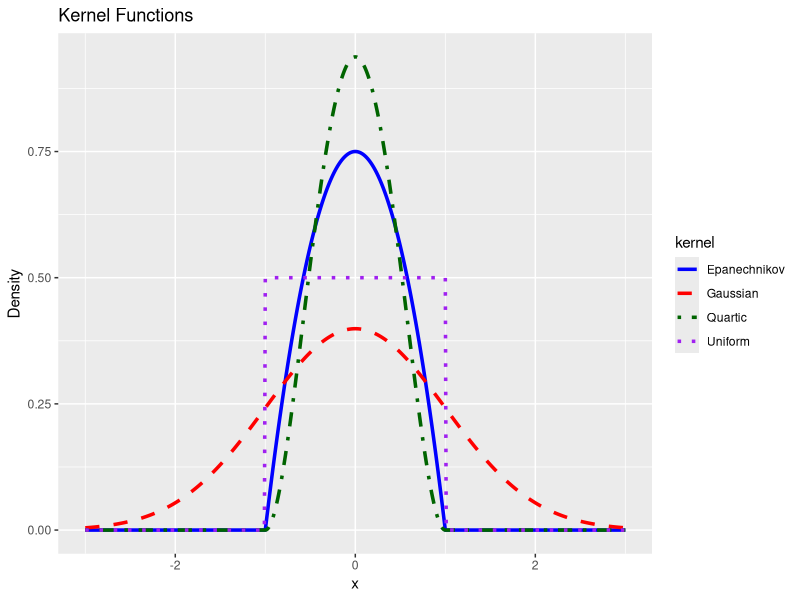

Reproduce this figure in R.
# Load necessary libraries
library(ggplot2)
library(dplyr)  # Ensure dplyr is loaded

## =====================================================
## 1. Prepare environment & set working directory
## =====================================================

# Set working directory (optional for RStudio users)
if (requireNamespace("rstudioapi", quietly = TRUE) && rstudioapi::isAvailable()) {
  setwd(dirname(rstudioapi::getActiveDocumentContext()$path))
}

## =====================================================
## 2. Define kernel functions
## =====================================================

func_uniform <- function(x) {
  return(ifelse(abs(x) <= 1, 0.5, 0)) # Uniform kernel
}

func_gaussian <- function(x) {
  return(dnorm(x)) # Gaussian kernel
}

func_epan <- function(x) {
  return(ifelse(abs(x) <= 1, 0.75 * (1 - x^2), 0)) # Epanechnikov kernel
}

func_quartic <- function(x) {
  return(ifelse(abs(x) <= 1, 15/16 * (1 - x^2)^2, 0)) # Quartic kernel
}

## =====================================================
## 3. Generate a sequence of x values and plot the kernels
## =====================================================

x_vals <- seq(-3, 3, by = 0.01)

# Create a data frame for each kernel function
df_uniform <- data.frame(x = x_vals, y = func_uniform(x_vals), kernel = "Uniform")
df_gaussian <- data.frame(x = x_vals, y = func_gaussian(x_vals), kernel = "Gaussian")
df_epan <- data.frame(x = x_vals, y = func_epan(x_vals), kernel = "Epanechnikov")
df_quartic <- data.frame(x = x_vals, y = func_quartic(x_vals), kernel = "Quartic")

# Combine all data frames into a single data frame using bind_rows
df_kernels <- bind_rows(df_uniform, df_gaussian, df_epan, df_quartic)

# Create the plot using ggplot2. Colour and line type are both mapped
# so the curves remain distinguishable in black-and-white print.
p <- ggplot(df_kernels, aes(x = x, y = y, color = kernel, linetype = kernel)) +
  geom_line(size = 1.2) +
  labs(title = "Kernel Functions", x = "x", y = "Density") +
  scale_color_manual(values = c("blue", "red", "darkgreen", "purple")) +
  scale_linetype_manual(values = c("solid", "dashed", "dotdash", "dotted"))

# Save the plot as a PNG file with the specified size and aspect ratio
ggsave("kernel-functions.png", plot = p, width = 6, height = 4, dpi = 300)
